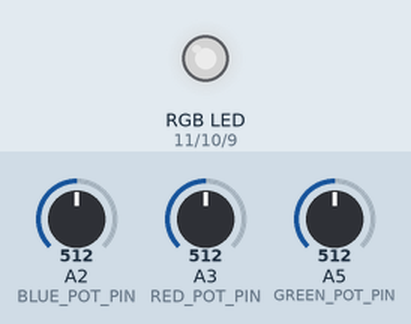
This sketch was run on a simulated Arduino Uno, built with avr-gcc and run on an emulated ATmega328P. On the bench: an RGB LED mixed from three pins (HIGH = lit). Inputs (shaded band) come from the test bench; at power-on: A2 (BLUE_POT_PIN) = 512, A3 (RED_POT_PIN) = 512, A5 (GREEN_POT_PIN) = 512. Dim RGB values are drawn brighter than linear.

Above: at 1.2 s.
1.3 s: A2 (BLUE_POT_PIN) set to 716
At 2.3 s:
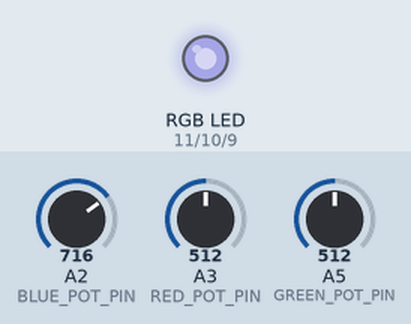
2.8 s: A3 (RED_POT_PIN) set to 716
At 3.4 s:
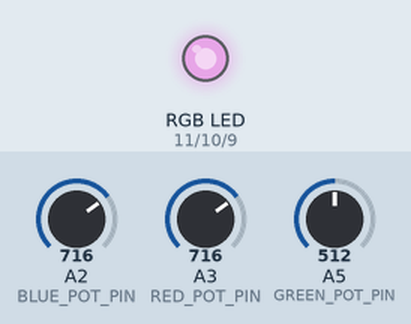
4.3 s: A5 (GREEN_POT_PIN) set to 716
At 4.6 s:
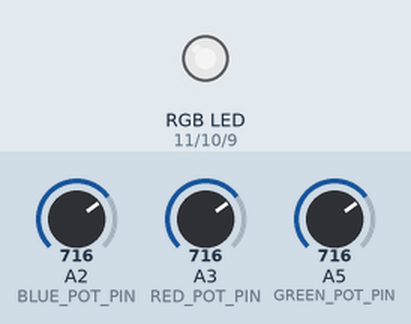
5.8 s: A2 (BLUE_POT_PIN) set to 900
At 6.9 s:
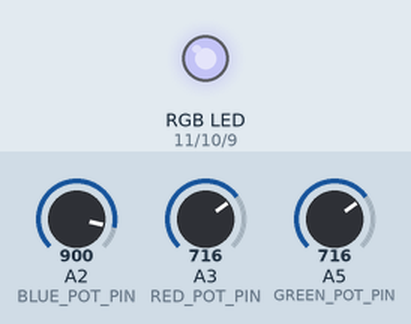
7.3 s: A3 (RED_POT_PIN) set to 900
At 8.1 s:
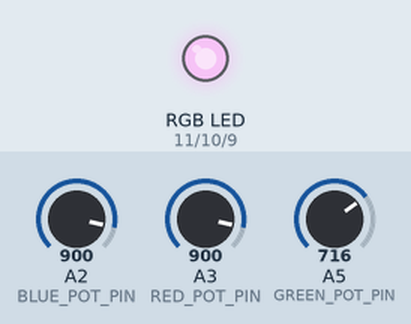
8.8 s: A5 (GREEN_POT_PIN) set to 900
At 9.2 s:
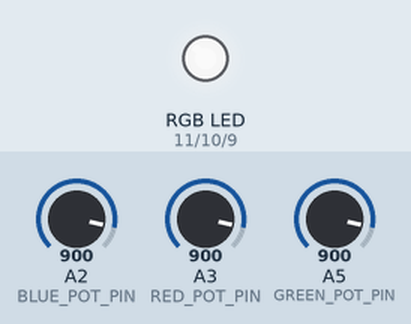
Timing chart, 0 to 11.3 s (numbered marks = the images above; inputs shaded):
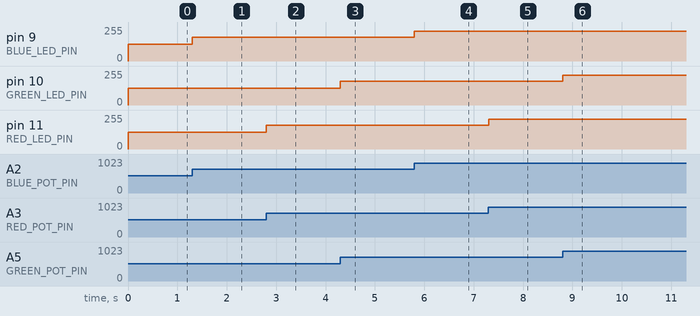

Measured:
- after the input at 1.3 s, pin 9 (BLUE_LED_PIN): 127/255 → 178/255 at once
- after the input at 2.8 s, pin 11 (RED_LED_PIN): 127/255 → 178/255 at once
- after the input at 4.3 s, pin 10 (GREEN_LED_PIN): 127/255 → 178/255 at once
- after the input at 5.8 s, pin 9 (BLUE_LED_PIN): 178/255 → 224/255 at once
- after the input at 7.3 s, pin 11 (RED_LED_PIN): 178/255 → 224/255 at once
- after the input at 8.8 s, pin 10 (GREEN_LED_PIN): 178/255 → 224/255 at once

The sketch:

rgbLed.ino
```cpp
const int RED_LED_PIN = 11;
const int GREEN_LED_PIN  = 10;
const int BLUE_LED_PIN = 9;

const int RED_POT_PIN = A3;
const int GREEN_POT_PIN = A5;
const int BLUE_POT_PIN = A2;

int redPotValue = 0;
int greenPotValue = 0;
int bluePotValue = 0;

int redBrightness = 0;
int greenBrightness = 0;
int blueBrightness = 0;

/*
    The 'setup' function initializes the pins connected to the RGB led
    as output pins(they receive analog signal) and the ones connected
    to the potentiometers as input pins(they give analog signal)
 */
void setup() {

  pinMode(RED_LED_PIN, OUTPUT);
  pinMode(GREEN_LED_PIN, OUTPUT);
  pinMode(BLUE_LED_PIN, OUTPUT);

  pinMode(RED_POT_PIN, INPUT);
  pinMode(GREEN_POT_PIN, INPUT);
  pinMode(BLUE_POT_PIN, INPUT);

}

/*
    Analog input values are taken from the potentiometers and stored into variables for
    each of the 3 colours(red, green, blue)
*/
void readValues(){

  bluePotValue = analogRead(BLUE_POT_PIN);
  redPotValue = analogRead(RED_POT_PIN);
  greenPotValue = analogRead(GREEN_POT_PIN);

}

/*
    Function that takes the stored input values taken from the potentiometers(range 0 - 1023) and
    assignes them a value suitable for analog output(range 0 - 255), using the 'map' function.
 */
void mapValues(){

  redBrightness = map(redPotValue, 0 ,1023, 0, 255);
  greenBrightness = map(greenPotValue, 0 ,1023, 0, 255);
  blueBrightness = map(bluePotValue, 0 ,1023, 0, 255);

}

/*
    Function that takes the mapped values and passes them to each specific led pin(red, green, blue);
    Thus, the rgb led outputs the brightness for each colour all at once (within neglijable time
    discrepancies).
 */
void writeValues(){

  analogWrite(RED_LED_PIN, redBrightness);
  analogWrite(GREEN_LED_PIN, greenBrightness);
  analogWrite(BLUE_LED_PIN, blueBrightness);

}

/*
    Main function that calls 'readValues','mapValues', 'writeValues' functions;
    The output is the mixed intensity of each of the 3 colours (red, green, blue)
    resulting in a unique colour.
 */
void loop() {

  readValues();
  mapValues();
  writeValues();

}
```
